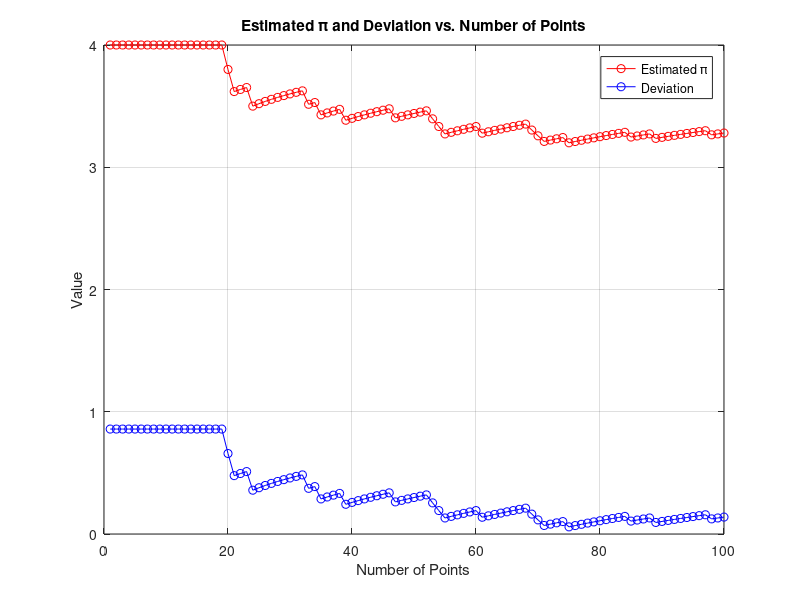
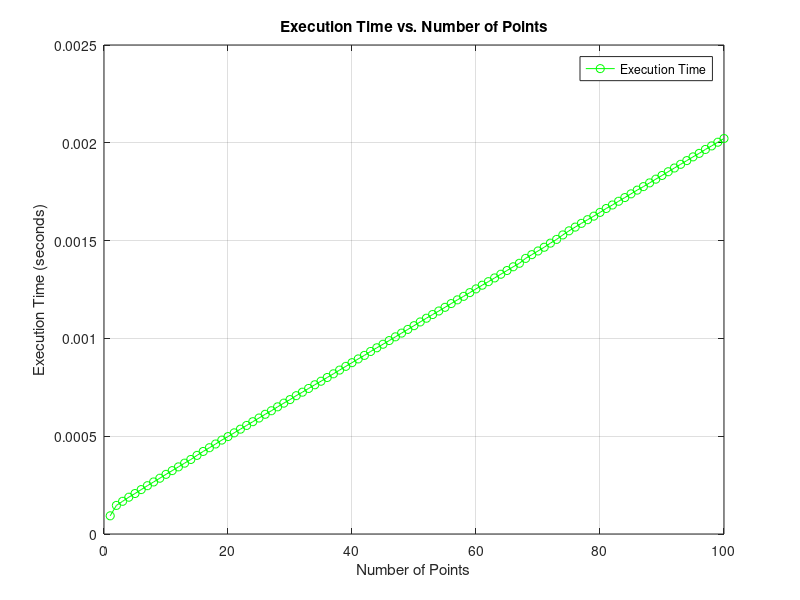

MATLAB code to generate these figures, in order:
% Part 1: using for loop

% Initialize variables
total_points = 100; % Total fixed number of points 
num_points = 1:total_points; % Array of 1 to 100 to keep track of how many points we have
points_in_circle = 0; 

% Initialize vectors to store data to be plotted
estimated_pi_list = 1:total_points; 
deviation_list = 1:total_points; 
time_list = 1:total_points;

% Start measuring time
tic; 

% For loop that iterates a fixed number times 
for i = 1:total_points
    % Generate random points x and y in the range [-1, 1] 
    x = 2 * rand() - 1;
    y = 2 * rand() - 1;
    
    % Check if the point is inside the circle
    if (x^2 + y^2) <= 1
        points_in_circle = points_in_circle + 1;
    end

    % Track the amount of time for code to execute
    time_list(i) = toc;

    % Estimate the value of Pi
    estimated_pi = 4.0 * (points_in_circle / i); % i=the total num of points generated so far
    estimated_pi_list(i) = estimated_pi;

    % Calculate deviation from the true value of Pi 
    deviation = abs(pi - estimated_pi);
    deviation_list(i) = deviation;
end

% Plot Figure 1: Estimated Pi and Deviation vs. Number of Points
figure(1);
plot(num_points, estimated_pi_list(num_points), 'r-o', 'DisplayName', 'Estimated \pi');
hold on;
plot(num_points, deviation_list(num_points), 'b-o', 'DisplayName', 'Deviation');
xlabel('Number of Points');
ylabel('Value');
title('Estimated \pi and Deviation vs. Number of Points');
legend;
grid on;


% Plot Figure 2: Execution Time vs. Number of Points
figure(2);
plot(num_points, time_list(num_points), 'g-o', 'DisplayName', 'Execution Time');
xlabel('Number of Points');
ylabel('Execution Time (seconds)');
title('Execution Time vs. Number of Points');
legend;
grid on;
hold off;